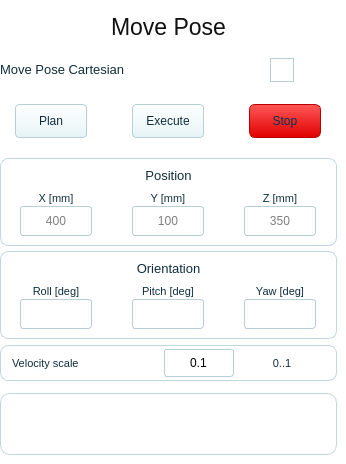
      <widget class="QWidget" name="tabMovePose">
       <property name="styleSheet">
        <string>background:transparent; border:0px;</string>
       </property>
       <attribute name="title">
        <string>Move Pose</string>
       </attribute>
      <widget class="QLabel" name="lblMovePoseTitle">
       <property name="geometry">
        <rect>
         <x>0</x>
         <y>6</y>
         <width>337</width>
         <height>42</height>
        </rect>
       </property>
       <property name="font">
        <font>
         <family>Arial</family>
         <pointsize>17</pointsize>
        </font>
       </property>
       <property name="styleSheet">
        <string>background:transparent; color:#111111; border:0px;</string>
       </property>
       <property name="text">
        <string>Move Pose</string>
       </property>
       <property name="alignment">
        <set>Qt::AlignCenter</set>
       </property>
      </widget>
      <widget class="QLabel" name="lblMovePoseCartesian">
       <property name="geometry">
        <rect>
         <x>0</x>
         <y>54</y>
         <width>210</width>
         <height>30</height>
        </rect>
       </property>
       <property name="font">
        <font>
         <family>Arial</family>
         <pointsize>10</pointsize>
        </font>
       </property>
       <property name="styleSheet">
        <string>background:transparent; color:#102d3d; border:0px;</string>
       </property>
       <property name="text">
        <string>Move Pose Cartesian</string>
       </property>
       <property name="alignment">
        <set>Qt::AlignVCenter|Qt::AlignLeft</set>
       </property>
      </widget>
      <widget class="QCheckBox" name="chkMovePoseCartesian">
       <property name="geometry">
        <rect>
         <x>270</x>
         <y>58</y>
         <width>44</width>
         <height>24</height>
        </rect>
       </property>
       <property name="styleSheet">
        <string>QCheckBox{background:transparent; color:#102d3d; border:0px;} QCheckBox::indicator{width:22px; height:22px; border:1px solid #b8cfd8; background:white;}</string>
       </property>
       <property name="text">
        <string></string>
       </property>
      </widget>
      <widget class="QPushButton" name="btnStartTask">
       <property name="geometry">
        <rect>
         <x>15</x>
         <y>104</y>
         <width>72</width>
         <height>34</height>
        </rect>
       </property>
       <property name="font">
        <font>
         <family>Arial</family>
         <pointsize>9</pointsize>
        </font>
       </property>
       <property name="styleSheet">
        <string>QPushButton{background:qlineargradient(x1:0,y1:0,x2:0,y2:1, stop:0 #ffffff, stop:1 #e6f4f7); color:#102d3d; border:1px solid #b8cfd8; border-radius:4px;} QPushButton:pressed{background:#cdebf0;}</string>
       </property>
       <property name="text">
        <string>Plan</string>
       </property>
      </widget>
      <widget class="QPushButton" name="btnResetTask">
       <property name="geometry">
        <rect>
         <x>132</x>
         <y>104</y>
         <width>72</width>
         <height>34</height>
        </rect>
       </property>
       <property name="font">
        <font>
         <family>Arial</family>
         <pointsize>9</pointsize>
        </font>
       </property>
       <property name="styleSheet">
        <string>QPushButton{background:qlineargradient(x1:0,y1:0,x2:0,y2:1, stop:0 #ffffff, stop:1 #e6f4f7); color:#102d3d; border:1px solid #b8cfd8; border-radius:4px;} QPushButton:pressed{background:#cdebf0;}</string>
       </property>
       <property name="text">
        <string>Execute</string>
       </property>
      </widget>
      <widget class="QPushButton" name="btnStopTask">
       <property name="geometry">
        <rect>
         <x>249</x>
         <y>104</y>
         <width>72</width>
         <height>34</height>
        </rect>
       </property>
       <property name="font">
        <font>
         <family>Arial</family>
         <pointsize>9</pointsize>
        </font>
       </property>
       <property name="styleSheet">
        <string>QPushButton{background:qlineargradient(x1:0,y1:0,x2:0,y2:1, stop:0 #ff5757, stop:1 #e00000); color:#00334f; border:1px solid #b80000; border-radius:6px;} QPushButton:pressed{background:#c50000;}</string>
       </property>
       <property name="text">
        <string>Stop</string>
       </property>
      </widget>
      <widget class="QFrame" name="movePosePositionGroup">
       <property name="geometry">
        <rect>
         <x>0</x>
         <y>158</y>
         <width>337</width>
         <height>88</height>
        </rect>
       </property>
       <property name="styleSheet">
        <string>QFrame{background:rgba(255,255,255,220); border:1px solid #c1d7df; border-radius:8px;}</string>
       </property>
      <widget class="QLabel" name="movePosePositionTitle">
       <property name="geometry">
        <rect>
         <x>0</x>
         <y>5</y>
         <width>337</width>
         <height>24</height>
        </rect>
       </property>
       <property name="font">
        <font>
         <family>Arial</family>
         <pointsize>10</pointsize>
        </font>
       </property>
       <property name="styleSheet">
        <string>background:transparent; color:#102d3d; border:0px;</string>
       </property>
       <property name="text">
        <string>Position</string>
       </property>
       <property name="alignment">
        <set>Qt::AlignCenter</set>
       </property>
      </widget>
      <widget class="QLabel" name="txtTargetX_label">
       <property name="geometry">
        <rect>
         <x>20</x>
         <y>32</y>
         <width>72</width>
         <height>16</height>
        </rect>
       </property>
       <property name="font">
        <font>
         <family>Arial</family>
         <pointsize>8</pointsize>
        </font>
       </property>
       <property name="styleSheet">
        <string>background:transparent; color:#102d3d; border:0px;</string>
       </property>
       <property name="text">
        <string>X [mm]</string>
       </property>
      <property name="alignment">
       <set>Qt::AlignCenter</set>
      </property>
      </widget>
      <widget class="QLineEdit" name="txtTargetX">
       <property name="geometry">
        <rect>
         <x>20</x>
         <y>48</y>
         <width>72</width>
         <height>30</height>
        </rect>
       </property>
       <property name="styleSheet">
        <string>QLineEdit{background:white; color:black; border-radius:3px; border:1px solid #b8cfd8; padding-left:3px; padding-right:3px; selection-background-color:#00a6c7;}</string>
       </property>
       <property name="alignment">
        <set>Qt::AlignCenter</set>
       </property>
       <property name="placeholderText">
        <string>400</string>
       </property>
      </widget>
      <widget class="QLabel" name="txtTargetY_label">
       <property name="geometry">
        <rect>
         <x>132</x>
         <y>32</y>
         <width>72</width>
         <height>16</height>
        </rect>
       </property>
       <property name="font">
        <font>
         <family>Arial</family>
         <pointsize>8</pointsize>
        </font>
       </property>
       <property name="styleSheet">
        <string>background:transparent; color:#102d3d; border:0px;</string>
       </property>
       <property name="text">
        <string>Y [mm]</string>
       </property>
      <property name="alignment">
       <set>Qt::AlignCenter</set>
      </property>
      </widget>
      <widget class="QLineEdit" name="txtTargetY">
       <property name="geometry">
        <rect>
         <x>132</x>
         <y>48</y>
         <width>72</width>
         <height>30</height>
        </rect>
       </property>
       <property name="styleSheet">
        <string>QLineEdit{background:white; color:black; border-radius:3px; border:1px solid #b8cfd8; padding-left:3px; padding-right:3px; selection-background-color:#00a6c7;}</string>
       </property>
       <property name="alignment">
        <set>Qt::AlignCenter</set>
       </property>
       <property name="placeholderText">
        <string>100</string>
       </property>
      </widget>
      <widget class="QLabel" name="txtTargetZ_label">
       <property name="geometry">
        <rect>
         <x>244</x>
         <y>32</y>
         <width>72</width>
         <height>16</height>
        </rect>
       </property>
       <property name="font">
        <font>
         <family>Arial</family>
         <pointsize>8</pointsize>
        </font>
       </property>
       <property name="styleSheet">
        <string>background:transparent; color:#102d3d; border:0px;</string>
       </property>
       <property name="text">
        <string>Z [mm]</string>
       </property>
      <property name="alignment">
       <set>Qt::AlignCenter</set>
      </property>
      </widget>
      <widget class="QLineEdit" name="txtTargetZ">
       <property name="geometry">
        <rect>
         <x>244</x>
         <y>48</y>
         <width>72</width>
         <height>30</height>
        </rect>
       </property>
       <property name="styleSheet">
        <string>QLineEdit{background:white; color:black; border-radius:3px; border:1px solid #b8cfd8; padding-left:3px; padding-right:3px; selection-background-color:#00a6c7;}</string>
       </property>
       <property name="alignment">
        <set>Qt::AlignCenter</set>
       </property>
       <property name="placeholderText">
        <string>350</string>
       </property>
      </widget>
      </widget>
      <widget class="QFrame" name="movePoseOrientationGroup">
       <property name="geometry">
        <rect>
         <x>0</x>
         <y>251</y>
         <width>337</width>
         <height>88</height>
        </rect>
       </property>
       <property name="styleSheet">
        <string>QFrame{background:rgba(255,255,255,220); border:1px solid #c1d7df; border-radius:8px;}</string>
       </property>
      <widget class="QLabel" name="movePoseOrientationTitle">
       <property name="geometry">
        <rect>
         <x>0</x>
         <y>5</y>
         <width>337</width>
         <height>24</height>
        </rect>
       </property>
       <property name="font">
        <font>
         <family>Arial</family>
         <pointsize>10</pointsize>
        </font>
       </property>
       <property name="styleSheet">
        <string>background:transparent; color:#102d3d; border:0px;</string>
       </property>
       <property name="text">
        <string>Orientation</string>
       </property>
       <property name="alignment">
        <set>Qt::AlignCenter</set>
       </property>
      </widget>
      <widget class="QLabel" name="txtTargetRoll_label">
       <property name="geometry">
        <rect>
         <x>20</x>
         <y>32</y>
         <width>72</width>
         <height>16</height>
        </rect>
       </property>
       <property name="font">
        <font>
         <family>Arial</family>
         <pointsize>8</pointsize>
        </font>
       </property>
       <property name="styleSheet">
        <string>background:transparent; color:#102d3d; border:0px;</string>
       </property>
       <property name="text">
        <string>Roll [deg]</string>
       </property>
       <property name="alignment">
        <set>Qt::AlignCenter</set>
       </property>
      </widget>
      <widget class="QLineEdit" name="txtTargetRoll">
       <property name="geometry">
        <rect>
         <x>20</x>
         <y>48</y>
         <width>72</width>
         <height>30</height>
        </rect>
       </property>
       <property name="styleSheet">
        <string>QLineEdit{background:white; color:black; border-radius:3px; border:1px solid #b8cfd8; padding-left:3px; padding-right:3px; selection-background-color:#00a6c7;}</string>
       </property>
       <property name="alignment">
        <set>Qt::AlignCenter</set>
       </property>
      </widget>
      <widget class="QLabel" name="txtTargetPitch_label">
       <property name="geometry">
        <rect>
         <x>132</x>
         <y>32</y>
         <width>72</width>
         <height>16</height>
        </rect>
       </property>
       <property name="font">
        <font>
         <family>Arial</family>
         <pointsize>8</pointsize>
        </font>
       </property>
       <property name="styleSheet">
        <string>background:transparent; color:#102d3d; border:0px;</string>
       </property>
       <property name="text">
        <string>Pitch [deg]</string>
       </property>
       <property name="alignment">
        <set>Qt::AlignCenter</set>
       </property>
      </widget>
      <widget class="QLineEdit" name="txtTargetPitch">
       <property name="geometry">
        <rect>
         <x>132</x>
         <y>48</y>
         <width>72</width>
         <height>30</height>
        </rect>
       </property>
       <property name="styleSheet">
        <string>QLineEdit{background:white; color:black; border-radius:3px; border:1px solid #b8cfd8; padding-left:3px; padding-right:3px; selection-background-color:#00a6c7;}</string>
       </property>
       <property name="alignment">
        <set>Qt::AlignCenter</set>
       </property>
      </widget>
      <widget class="QLabel" name="txtTargetYaw_label">
       <property name="geometry">
        <rect>
         <x>244</x>
         <y>32</y>
         <width>72</width>
         <height>16</height>
        </rect>
       </property>
       <property name="font">
        <font>
         <family>Arial</family>
         <pointsize>8</pointsize>
        </font>
       </property>
       <property name="styleSheet">
        <string>background:transparent; color:#102d3d; border:0px;</string>
       </property>
       <property name="text">
        <string>Yaw [deg]</string>
       </property>
       <property name="alignment">
        <set>Qt::AlignCenter</set>
       </property>
      </widget>
      <widget class="QLineEdit" name="txtTargetYaw">
       <property name="geometry">
        <rect>
         <x>244</x>
         <y>48</y>
         <width>72</width>
         <height>30</height>
        </rect>
       </property>
       <property name="styleSheet">
        <string>QLineEdit{background:white; color:black; border-radius:3px; border:1px solid #b8cfd8; padding-left:3px; padding-right:3px; selection-background-color:#00a6c7;}</string>
       </property>
       <property name="alignment">
        <set>Qt::AlignCenter</set>
       </property>
      </widget>
      </widget>
      <widget class="QFrame" name="movePoseVelocityGroup">
       <property name="geometry">
        <rect>
         <x>0</x>
         <y>345</y>
         <width>337</width>
         <height>36</height>
        </rect>
       </property>
       <property name="styleSheet">
        <string>QFrame{background:rgba(255,255,255,220); border:1px solid #c1d7df; border-radius:8px;}</string>
       </property>
      <widget class="QLabel" name="lblMovePoseVelocity">
       <property name="geometry">
        <rect>
         <x>12</x>
         <y>6</y>
         <width>130</width>
         <height>24</height>
        </rect>
       </property>
       <property name="font">
        <font>
         <family>Arial</family>
         <pointsize>8</pointsize>
        </font>
       </property>
       <property name="styleSheet">
        <string>background:transparent; color:#102d3d; border:0px;</string>
       </property>
       <property name="text">
        <string>Velocity scale</string>
       </property>
      </widget>
      <widget class="QLineEdit" name="txtMovePoseVelocity">
       <property name="geometry">
        <rect>
         <x>164</x>
         <y>4</y>
         <width>70</width>
         <height>28</height>
        </rect>
       </property>
       <property name="styleSheet">
        <string>QLineEdit{background:white; color:black; border-radius:3px; border:1px solid #b8cfd8; padding-left:3px; padding-right:3px; selection-background-color:#00a6c7;}</string>
       </property>
       <property name="alignment">
        <set>Qt::AlignCenter</set>
       </property>
       <property name="text">
        <string>0.1</string>
       </property>
       <property name="placeholderText">
        <string>0.1</string>
       </property>
      </widget>
      <widget class="QLabel" name="lblMovePoseVelocityRange">
       <property name="geometry">
        <rect>
         <x>246</x>
         <y>6</y>
         <width>72</width>
         <height>24</height>
        </rect>
       </property>
       <property name="font">
        <font>
         <family>Arial</family>
         <pointsize>8</pointsize>
        </font>
       </property>
       <property name="styleSheet">
        <string>background:transparent; color:#102d3d; border:0px;</string>
       </property>
       <property name="text">
        <string>0..1</string>
       </property>
       <property name="alignment">
        <set>Qt::AlignCenter</set>
       </property>
      </widget>
      </widget>
      <widget class="QFrame" name="movePosePreviewGroup">
       <property name="geometry">
        <rect>
         <x>0</x>
         <y>393</y>
         <width>337</width>
         <height>62</height>
        </rect>
       </property>
       <property name="styleSheet">
        <string>QFrame{background:rgba(255,255,255,235); border:1px solid #c1d7df; border-radius:10px;}</string>
       </property>
      <widget class="QLabel" name="movePosePreviewGroupLabel">
       <property name="geometry">
        <rect>
         <x>0</x>
         <y>0</y>
         <width>337</width>
         <height>62</height>
        </rect>
       </property>
       <property name="font">
        <font>
         <family>Arial</family>
         <pointsize>14</pointsize>
        </font>
       </property>
       <property name="styleSheet">
        <string>background:transparent; color:black; border:0px;</string>
       </property>
       <property name="text">
        <string></string>
       </property>
       <property name="alignment">
        <set>Qt::AlignCenter</set>
       </property>
      </widget>
      </widget>
      </widget>
